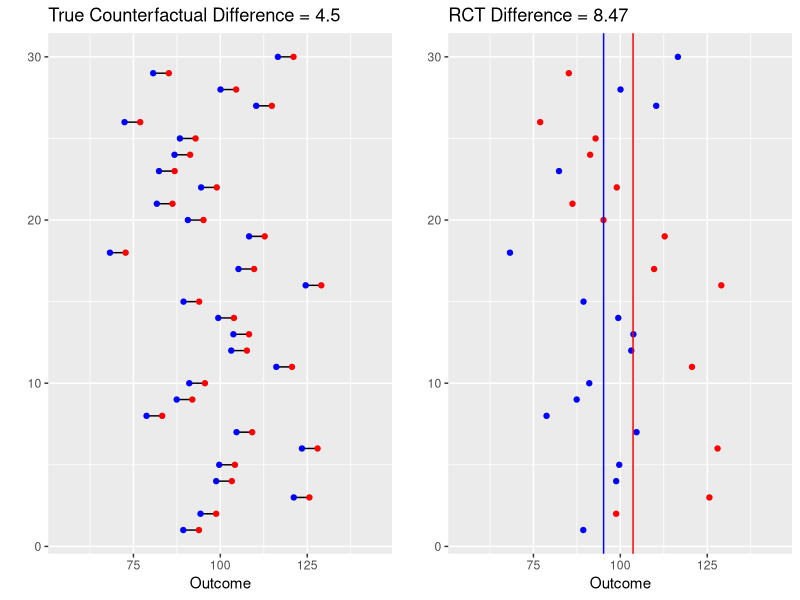

Source code (R):
## ---- chunk 1
# devtools::install_github("thomasp85/patchwork")
## ---- chunk 2
library(ggplot2)
library(psych)
library(gridExtra)

library(patchwork)
library(purrr)
library(dplyr)

pop.mean <- 100
pop.sd <- 15
pop.es <- .3

n <- 30

set.seed(123)
thedata <- data.frame(
	id = 1:30,
	center = rnorm(n, mean = pop.mean, sd = pop.sd),
	stringsAsFactors = FALSE
)
val <- pop.sd * pop.es / 2
thedata$placebo <- thedata$center - val
thedata$treatment <- thedata$center + val
thedata$diff <- thedata$treatment - thedata$placebo
thedata$RCT_Assignment <- sample(c('placebo', 'treatment'), n, replace = TRUE)
thedata$RCT_Value <- as.numeric(apply(thedata, 1, 
					FUN = function(x) { return(x[x['RCT_Assignment']]) }))
tab.out <- describeBy(thedata$RCT_Value, group = thedata$RCT_Assignment, mat = TRUE, skew = FALSE)

p1 <- ggplot(thedata) + 
	geom_segment(aes(x = placebo, xend = treatment, y = id, yend = id)) +
	geom_point(aes(x = placebo, y = id), color = 'blue') +
	geom_point(aes(x = treatment, y = id), color = 'red') +
	ylab('') + xlab('Outcome') +
	xlim(pop.mean - 3 * pop.sd, pop.mean + 3 * pop.sd) +
	ggtitle(paste0('True Counterfactual Difference = ', mean(thedata$diff)))
p2 <- ggplot(thedata, aes(x = RCT_Value, color = RCT_Assignment, y = id)) +
	geom_point() +
	scale_color_manual(values = c('placebo' = 'blue', 'treatment' = 'red')) +
	theme(legend.position = 'none') +
	geom_vline(data = tab.out, aes(xintercept = mean, color = group1)) +
	ylab('') + xlab('Outcome') +
	xlim(pop.mean - 3 * pop.sd, pop.mean + 3 * pop.sd) +
	ggtitle(paste0('RCT Difference = ', round(diff(tab.out$mean), digits = 2)))
grid.arrange(p1, p2, nrow = 1)
